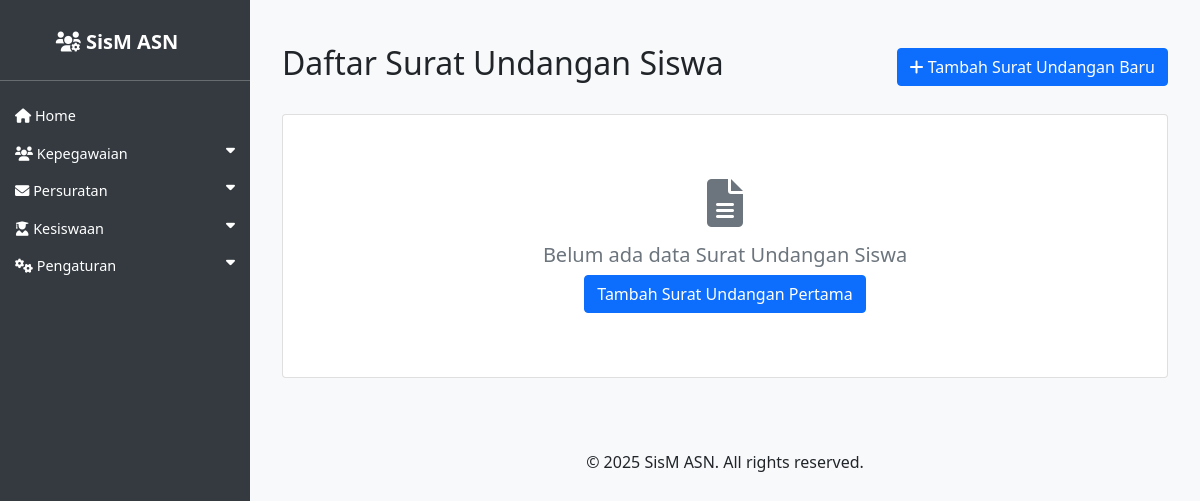
Page /asn/surat_undangan_siswa/ on the earlier database version.
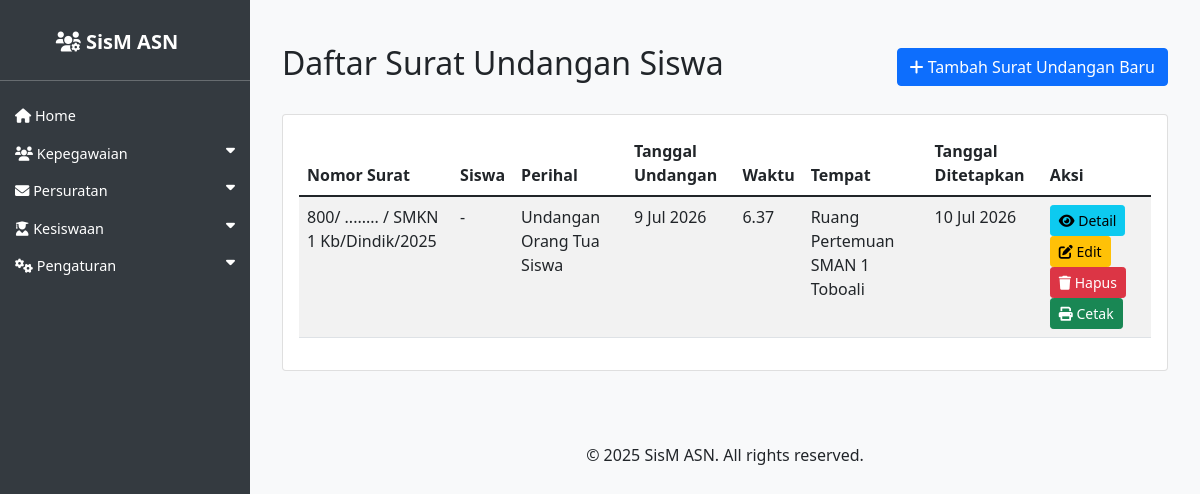
Same page on the later database version.
### asn_app/models.py (models this page shows, shortened)
class SuratUndanganSiswa(models.Model):
    kop_surat = models.ForeignKey(KopSurat, on_delete=models.SET_NULL, null=True, blank=True, verbose_name='Kop Surat')
    nomor_surat = models.CharField(max_length=100, verbose_name='Nomor Surat')
    siswa = models.ForeignKey(Siswa, on_delete=models.CASCADE, null=True, blank=True, related_name='surat_undangan', verbose_name='Siswa')
    orang_tua = models.CharField(max_length=100, blank=True, null=True, verbose_name='Nama Orang Tua')
    perihal = models.CharField(max_length=200, default='Undangan Orang Tua Siswa', verbose_name='Perihal')
    isi_undangan = models.TextField(verbose_name='Isi/Maksud Undangan')
    tempat = models.CharField(max_length=100, verbose_name='Tempat')
    tanggal = models.DateField(verbose_name='Tanggal Undangan')
    waktu = models.TimeField(verbose_name='Waktu Undangan')
    kepala_sekolah = models.ForeignKey(ASN, on_delete=models.SET_NULL, null=True, blank=True, related_name='kepala_sekolah_undangan', verbose_name='Kepala Sekolah')
    tempat_ditetapkan = models.CharField(max_length=100, verbose_name='Tempat Ditetapkan')
    tanggal_ditetapkan = models.DateField(verbose_name='Tanggal Ditetapkan')
    created_at = models.DateTimeField(auto_now_add=True)
    updated_at = models.DateTimeField(auto_now=True)
    class Meta:
        verbose_name_plural = "Surat Undangan Siswa"
        ordering = ['-tanggal_ditetapkan']

### asn_app/views.py (the view)
# urls.py: path('surat_undangan_siswa/', views.surat_undangan_siswa_list, name='surat_undangan_siswa_list'),
def surat_undangan_siswa_list(request):
    surat_list = SuratUndanganSiswa.objects.all().order_by('-created_at')
    return render(request, 'asn_app/surat_undangan_siswa_list.html', {'surat_list': surat_list})

### asn_app/templates/asn_app/surat_undangan_siswa_list.html
{% extends 'asn_app/base.html' %}
{% load i18n %}
{% load indonesian_date_tags %}
{% block content %}
<div class="container mt-4">
    <div class="row">
        <div class="col-md-12">
            <div class="d-flex justify-content-between align-items-center mb-4">
                <h2>Daftar Surat Undangan Siswa</h2>
                <a href="{% url 'surat_undangan_siswa_create' %}" class="btn btn-primary">
                    <i class="fas fa-plus"></i> Tambah Surat Undangan Baru
                </a>
            </div>
            <div class="card">
                <div class="card-body">
                    {% if surat_list %}
                        <div class="table-responsive">
                            <table class="table table-striped">
                                <thead>
                                    <tr>
                                        <th>Nomor Surat</th>
                                        <th>Siswa</th>
                                        <th>Perihal</th>
                                        <th>Tanggal Undangan</th>
                                        <th>Waktu</th>
                                        <th>Tempat</th>
                                        <th>Tanggal Ditetapkan</th>
                                        <th>Aksi</th>
                                    </tr>
                                </thead>
                                <tbody>
                                    {% for surat in surat_list %}
                                    <tr>
                                        <td>{{ surat.nomor_surat }}</td>
                                        <td>{% if surat.siswa %}{{ surat.siswa.nama }}{% else %}-{% endif %}</td>
                                        <td>{{ surat.perihal }}</td>
                                        <td>{{ surat.tanggal|indonesian_date:"%d %b %Y" }}</td>
                                        <td>{{ surat.waktu }}</td>
                                        <td>{{ surat.tempat }}</td>
                                        <td>{{ surat.tanggal_ditetapkan|indonesian_date:"%d %b %Y" }}</td>
                                        <td>
                                            <a href="{% url 'surat_undangan_siswa_detail' surat.pk %}" class="btn btn-sm btn-info">
                                                <i class="fas fa-eye"></i> Detail
                                            </a>
                                            <a href="{% url 'surat_undangan_siswa_update' surat.pk %}" class="btn btn-sm btn-warning">
                                                <i class="fas fa-edit"></i> Edit
                                            </a>
                                            <a href="{% url 'surat_undangan_siswa_delete' surat.pk %}" class="btn btn-sm btn-danger">
                                                <i class="fas fa-trash"></i> Hapus
                                            </a>
                                            <a href="{% url 'surat_undangan_siswa_export_pdf' surat.pk %}" class="btn btn-sm btn-success" target="_blank">
                                                <i class="fas fa-print"></i> Cetak
                                            </a>
                                        </td>
                                    </tr>
                                    {% endfor %}
                                </tbody>
                            </table>
                        </div>
                    {% else %}
                        <div class="text-center py-5">
                            <i class="fas fa-file-alt fa-3x text-muted mb-3"></i>
                            <h5 class="text-muted">Belum ada data Surat Undangan Siswa</h5>
                            <a href="{% url 'surat_undangan_siswa_create' %}" class="btn btn-primary">Tambah Surat Undangan Pertama</a>
                        </div>
                    {% endif %}
                </div>
            </div>
        </div>
    </div>
</div>
{% endblock %}

### asn_app/templates/asn_app/base.html (shortened to what this page needs)
<!DOCTYPE html>
<html lang="id">
<head>
    <link href="https://cdn.jsdelivr.net/npm/bootstrap@5.1.3/dist/css/bootstrap.min.css" rel="stylesheet">
    <link href="https://cdnjs.cloudflare.com/ajax/libs/font-awesome/6.0.0/css/all.min.css" rel="stylesheet">
                    </head>
                    <body>
                        <div class="sidebar" id="sidebar">
                            <h4 class="text-center">
                                <a href="{% url 'asn_list' %}" class="navbar-brand">
                                    <i class="fas fa-users-cog"></i> SisM ASN
                                </a>
                            </h4>
                            <hr>
                                                        <ul class="nav flex-column">
                                                            <li class="nav-item">
                                                                <a class="nav-link" href="{% url 'asn_list' %}">
                                                                    <i class="fas fa-home"></i> Home
                                                                </a>
                                                            </li>
                                                            <li class="nav-item">
                                                                <a class="nav-link" data-bs-toggle="collapse" href="#kepegawaianSubmenu" role="button" aria-expanded="false" aria-controls="kepegawaianSubmenu">
                                                                    <i class="fas fa-users"></i> Kepegawaian <i class="fas fa-caret-down float-end"></i>
                                                                </a>
                                                            </li>
                                                            <li class="nav-item">
                                                                <a class="nav-link" data-bs-toggle="collapse" href="#persuratanSubmenu" role="button" aria-expanded="false" aria-controls="persuratanSubmenu">
                                                                    <i class="fas fa-envelope"></i> Persuratan <i class="fas fa-caret-down float-end"></i>
                                                                </a>
                                                            </li>
                                                            <li class="nav-item">
                                                                <a class="nav-link" data-bs-toggle="collapse" href="#kesiswaanSubmenu" role="button" aria-expanded="false" aria-controls="kesiswaanSubmenu">
                                                                    <i class="fas fa-user-graduate"></i> Kesiswaan <i class="fas fa-caret-down float-end"></i>
                                                                </a>
                                                            </li>
                                                            <li class="nav-item">
                                                                <a class="nav-link" data-bs-toggle="collapse" href="#pengaturanSubmenu" role="button" aria-expanded="false" aria-controls="pengaturanSubmenu">
                                                                    <i class="fas fa-cogs"></i> Pengaturan <i class="fas fa-caret-down float-end"></i>
                                                                </a>
                                                            </li>
                                                        </ul>
                        </div>
                        <div class="content" id="content">
                            <main>
                                {% block content %}
                                {% endblock %}
                            </main>
                            <footer class="py-4 mt-5">
                                <div class="container text-center">
                                    <p>&copy; 2025 SisM ASN. All rights reserved.</p>
                                </div>
                            </footer>
                        </div>
                    </body>
                        </html>

### asn_app/templates/asn_app/base.html (style rules this page uses)
body { display: flex; min-height: 100vh; flex-direction: column; background-color: #f8f9fa; }
.sidebar { width: 250px; background: #343a40; color: white; position: fixed; height: 100%; padding-top: 20px; z-index: 1000; left: 0; transition: left 0.3s; }
.sidebar a { color: white; text-decoration: none; display: block; padding: 10px 15px; }
.sidebar .nav-link { font-size: 0.9rem; padding: 8px 15px; }
.content { padding: 20px; flex-grow: 1; transition: margin-left 0.3s; margin-left: 250px; }
.navbar-brand { font-weight: bold; }

Differences in the rows shown:
added SuratUndanganSiswa: nomor_surat "800/ ........ / SMKN 1 Kb/Dindik/2025", perihal "Undangan Orang Tua Siswa", tanggal|indonesian_date "9 Jul 2026", waktu "6.37", tempat "Ruang Pertemuan SMAN 1 Toboali", tanggal_ditetapkan|indonesian_date "10 Jul 2026"
Other differences:
text no longer shown: "Belum ada data Surat Undangan Siswa Tambah Surat Undangan Pertama"
text now shown: "Nomor Surat Siswa Perihal Tanggal Undangan Waktu Tempat Tanggal Ditetapkan Aksi"
